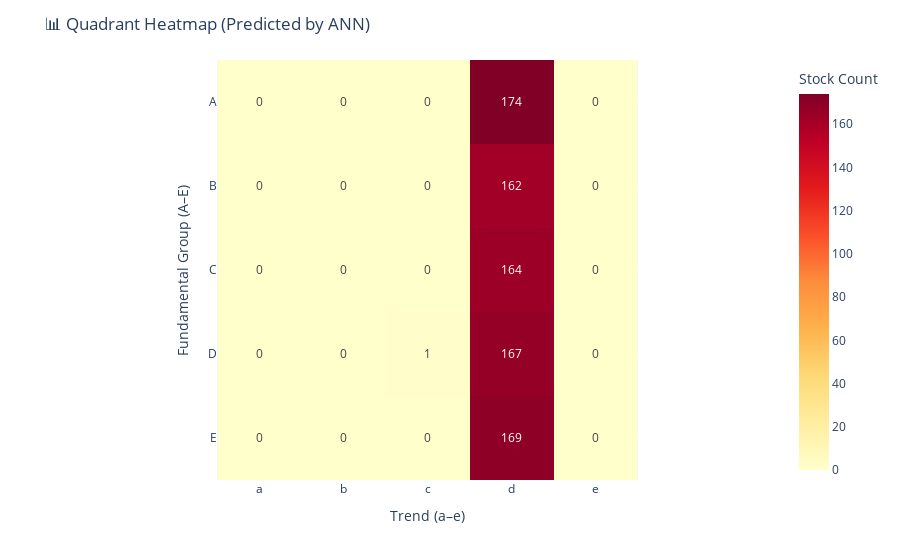

The cell this chart's notebook holds for it:
### Code cell
import plotly.express as px
quadrant_counts = df_all_results["Predicted Quadrant"].value_counts().sort_index()
financial_levels = ["A","B","C","D","E"]   # กลุ่มพื้นฐาน (Fundamental)
trend_levels = ["a","b","c","d","e"]       # กลุ่มเทคนิค (Trend)

heatmap_data = pd.DataFrame(0, index=financial_levels, columns=trend_levels)
for q, count in quadrant_counts.items():
    fin = q[0]   # เช่น "A"
    trend = q[1] # เช่น "a"
    heatmap_data.loc[fin, trend] = count
fig = px.imshow(
    heatmap_data,
    labels=dict(x="Trend (a–e)", y="Fundamental Group (A–E)", color="Stock Count"),
    x=trend_levels,
    y=financial_levels,
    color_continuous_scale="YlOrRd",
    text_auto=True
)
fig.update_layout(title="📊 Quadrant Heatmap (Predicted by ANN)")

### Figure 1 — Plotly figure (JSON) as saved in the notebook; plotly's stock layout.template omitted (floating-point values rounded to 4 significant figures)
{"data": [{"coloraxis": "coloraxis", "hovertemplate": "Trend (a–e): %{x}<br>Fundamental Group (A–E): %{y}<br>Stock Count: %{z}<extra></extra>", "name": "0", "texttemplate": "%{z}", "type": "heatmap", "x": ["a", "b", "c", "d", "e"], "xaxis": "x", "y": ["A", "B", "C", "D", "E"], "yaxis": "y", "z": [[0, 0, 0, 174, 0], [0, 0, 0, 162, 0], [0, 0, 0, 164, 0], [0, 0, 1, 167, 0], [0, 0, 0, 169, 0]]}], "layout": {"coloraxis": {"colorbar": {"title": {"text": "Stock Count"}}, "colorscale": [[0, "rgb(255,255,204)"], [0.125, "rgb(255,237,160)"], [0.25, "rgb(254,217,118)"], [0.375, "rgb(254,178,76)"], [0.5, "rgb(253,141,60)"], [0.625, "rgb(252,78,42)"], [0.75, "rgb(227,26,28)"], [0.875, "rgb(189,0,38)"], [1, "rgb(128,0,38)"]]}, "margin": {"t": 60}, "title": {"text": "📊 Quadrant Heatmap (Predicted by ANN)"}, "xaxis": {"anchor": "y", "constrain": "domain", "domain": [0, 1], "scaleanchor": "y", "title": {"text": "Trend (a–e)"}}, "yaxis": {"anchor": "x", "autorange": "reversed", "constrain": "domain", "domain": [0, 1], "title": {"text": "Fundamental Group (A–E)"}}}}
